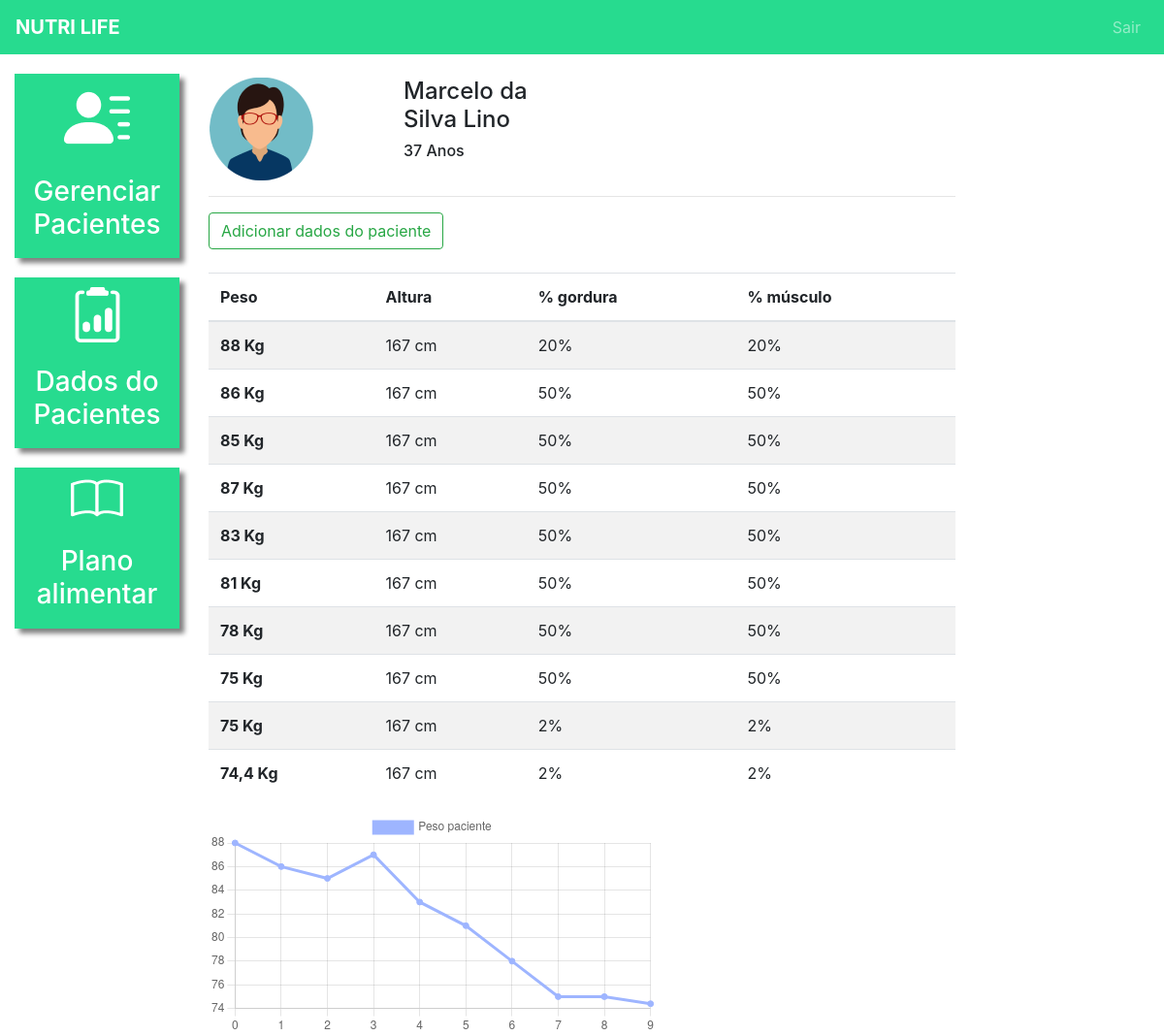
/dados_paciente/6/ (signed in), run on the app's committed database.
### plataforma/models.py (models this page shows, shortened)
class Pacientes(models.Model):
    choices_sexo = (('F', 'Feminino'),
                    ('M', 'Masculino'))
    nome = models.CharField(max_length=50)
    sexo = models.CharField(max_length=1, choices=choices_sexo)
    idade = models.IntegerField()
    email = models.EmailField()
    telefone = models.CharField(max_length=19)
    nutri = models.ForeignKey(User, on_delete=models.CASCADE)

class DadosPaciente(models.Model):
    paciente = models.ForeignKey(Pacientes, on_delete=models.CASCADE)
    data = models.DateTimeField()
    peso = models.FloatField()
    altura = models.IntegerField()
    percentual_gordura = models.IntegerField()
    percentual_musculo = models.IntegerField()
    colesterol_hdl = models.IntegerField()
    colesterol_ldl = models.IntegerField()
    colesterol_total = models.IntegerField()
    trigliceridios = models.IntegerField()

### plataforma/views.py (the view, shortened to what this page needs)
# urls.py: path('dados_paciente/', views.dados_paciente_listar,name="dados_paciente_listar"),
@login_required(login_url='/auth/logar/')
def dados_paciente(request, id):
    paciente = get_object_or_404(Pacientes, id=id)
    if not paciente.nutri == request.user:
        messages.add_message(request, constants.ERROR,
                             'Esse paciente não pertence à sua lista')
        return redirect('/dados_paciente/')
    if request.method == "GET":
        dados_paciente = DadosPaciente.objects.filter(paciente=paciente)
        return render(request, 'dados_paciente.html', {'paciente': paciente, 'dados_paciente': dados_paciente})

### plataforma/templates/dados_paciente.html (shortened to what this page needs)
{% extends 'base_plataforma.html' %}
{% load static %}
{% block 'plataforma' %}
    <br>
    <div class="row">
        <div class="col-md-3">
                {% if paciente.sexo == "M"%}
                    <img src="{% static 'plataforma/img/perfil2.png' %}">
                {% else %}
                    <img src="{% static 'plataforma/img/perfil1.png' %}">
                {% endif %}
        </div>
        <div class="col-md-3 dados descricao">
            <h4>{{paciente.nome}}</h4>
            <h6>{{paciente.idade}} Anos</h6>
        </div>
    </div>
    <hr>
    <button type="button" class="btn btn-outline-success" data-toggle="modal" data-target="#modal">
        Adicionar dados do paciente
    </button>
    <br>
    <br>
    <table class="table table-striped">
        <thead>
            <tr>
            <th scope="col">Peso</th>
            <th scope="col">Altura</th>
            <th scope="col">% gordura</th>
            <th scope="col">% músculo</th>
            </tr>
        </thead>
        <tbody>
            {% for dado in dados_paciente %}
                <tr>
                    <th scope="row">{{dado.peso}} Kg</th>
                    <td>{{dado.altura}} cm</td>
                    <td>{{dado.percentual_gordura}}%</td>
                    <td>{{dado.percentual_musculo}}%</td>
                </tr>
            {% endfor %}
        </tbody>
    </table>
    <div style="width: 60%;">
        <canvas id="myChart"></canvas>
    </div>
    <script>
        fetch('/grafico_peso/{{paciente.id}}/', {
            method: "POST",
            headers: {
                "Accept": "Application/json",
                "Content-Type": "Application/json"
            }
        }).then(function(result){
            return result.json()
        }).then(function(data_paciente){
            const data = {
                labels: data_paciente['labels'],
                datasets: [{
                label: 'Peso paciente',
                backgroundColor: 'rgb(158, 181, 255)',
                borderColor: 'rgb(158, 181, 255)',
                data: data_paciente['peso'],
                }]
            };
            const config = {
                type: 'line',
                data: data,
                options: {}
            };
            const myChart = new Chart(
                document.getElementById('myChart'),
                config
            );
        })
    </script>
{% endblock%}

### templates/base_plataforma.html
{% extends 'base.html' %}
{% load static %}
{% block 'head' %}
    <link rel="stylesheet" href="{% static 'plataforma/css/css.css' %}">
    <link rel="stylesheet" href="{% static 'plataforma/css/plano_alimentar.css' %}">
{% endblock %}
{% block 'body' %}
    <div class="container-fluid">
        <div class="row">
            <div class="col-md-2">
                <a href="{% url 'pacientes' %}" class="link-lateral">
                    <div class="card-lateral">
                        <img src="{% static 'plataforma/img/paciente.png' %}">
                        <br>
                        <br>
                        <h3>Gerenciar Pacientes</h3>
                    </div>
                </a>
                <a href="{% url 'dados_paciente_listar' %}" class="link-lateral">
                    <div class="card-lateral">
                        <img src="{% static 'plataforma/img/dados_paciente.png' %}">
                        <br>
                        <br>
                        <h3>Dados do Pacientes</h3>
                    </div>
                </a>
                <a href="{% url 'plano_alimentar_listar' %}" class="link-lateral">
                    <div class="card-lateral">
                        <img src="{% static 'plataforma/img/plano_alimentar.png' %}">
                        <br>
                        <br>
                        <h3>Plano alimentar</h3>
                    </div>
                </a>
            </div>
            <div class="col-md-8">
                {% block 'plataforma' %}
                {% endblock %}
            </div>
        </div>
    </div>
{% endblock%}

### templates/base.html (shortened to what this page needs)
{% load static %}
<!doctype html>
<html lang="pt-BR">
  <head>
    {% block 'head' %}{% endblock  %}
    <link rel="stylesheet" href="https://cdn.jsdelivr.net/npm/bootstrap@4.6.1/dist/css/bootstrap.min.css">
  </head>
  <body>
    {% if user.is_authenticated %}
        <nav style="background-color: #27DB8F;" class="navbar navbar-expand-lg navbar-dark">
          <a style="font-weight: bold" class="navbar-brand" href="#">NUTRI LIFE</a>
          <div class="collapse navbar-collapse" id="navbarNav">
            <ul class="navbar-nav ml-auto">
              <li class="nav-item">
                <a class="nav-link" href="/auth/sair/">Sair</a>
              </li>
            </ul>
          </div>
        </nav>
    {% endif %}
    {% block 'body' %}{% endblock  %}
  </body>
</html>

### templates/static/plataforma/css/css.css (style rules this page uses)
.card-lateral { background-color: #27DB8F; margin-top: 20px; padding: 10px; color: white; font-weight: bold; text-decoration: none; text-align: center; box-shadow: 5px 5px 5px gray; }
.dados { font-weight: bold; }
.descricao { margin-left: -12%; }
@media (max-width: 1300px) { .descricao { margin-left: 1px; } }

### data on the page
Pacientes: nome "Marcelo da Silva Lino", idade "37"
DadosPaciente: peso "88", altura "167", percentual_gordura "20", percentual_musculo "20"
DadosPaciente: peso "86", altura "167", percentual_gordura "50", percentual_musculo "50"
DadosPaciente: peso "85", altura "167", percentual_gordura "50", percentual_musculo "50"
DadosPaciente: peso "87", altura "167", percentual_gordura "50", percentual_musculo "50"
DadosPaciente: peso "83", altura "167", percentual_gordura "50", percentual_musculo "50"
DadosPaciente: peso "81", altura "167", percentual_gordura "50", percentual_musculo "50"
DadosPaciente: peso "78", altura "167", percentual_gordura "50", percentual_musculo "50"
DadosPaciente: peso "75", altura "167", percentual_gordura "50", percentual_musculo "50"
DadosPaciente: peso "75", altura "167", percentual_gordura "2", percentual_musculo "2"
DadosPaciente: peso "74,4", altura "167", percentual_gordura "2", percentual_musculo "2"
